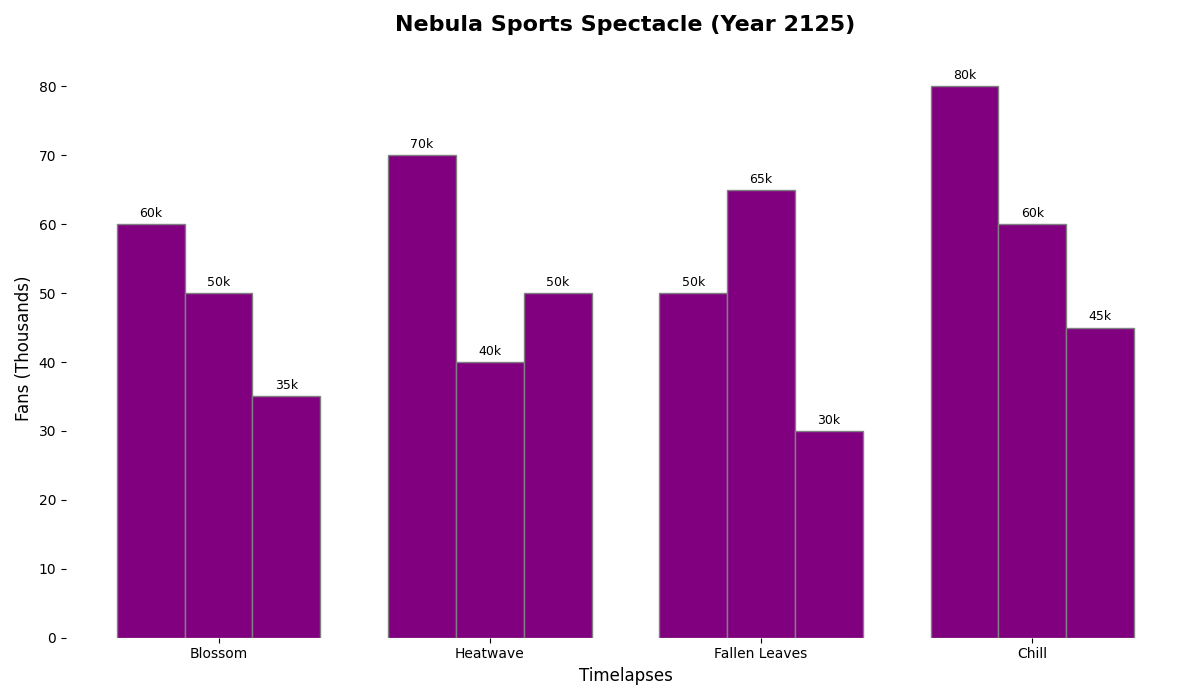

This figure's Python source:
import matplotlib.pyplot as plt
import numpy as np

seasons = ["Blossom", "Heatwave", "Fallen Leaves", "Chill"]
drone_racing = [60, 70, 50, 80]  # Altered order
robot_wrestling = [50, 40, 65, 60]  # Altered order
ai_chess = [35, 50, 30, 45]  # Altered order

fig, ax = plt.subplots(figsize=(12, 7))

bar_width = 0.25
x = np.arange(len(seasons))
br1 = x
br2 = [i + bar_width for i in br1]
br3 = [i + bar_width for i in br2]

single_color = 'purple'
ax.bar(br1, drone_racing, color=single_color, width=bar_width, edgecolor='grey')
ax.bar(br2, robot_wrestling, color=single_color, width=bar_width, edgecolor='grey')
ax.bar(br3, ai_chess, color=single_color, width=bar_width, edgecolor='grey')

ax.set_title('Nebula Sports Spectacle (Year 2125)', fontsize=16, fontweight='bold', pad=20)
ax.set_xlabel('Timelapses', fontsize=12)
ax.set_ylabel('Fans (Thousands)', fontsize=12)
ax.set_xticks([r + bar_width for r in range(len(seasons))])
ax.set_xticklabels(seasons)

for bar, ticket_sales in zip(ax.patches, drone_racing + robot_wrestling + ai_chess):
    height = bar.get_height()
    ax.annotate(f'{ticket_sales}k',
                xy=(bar.get_x() + bar.get_width() / 2, height),
                xytext=(0, 3),
                textcoords="offset points",
                ha='center', va='bottom', fontsize=9, color='black')

ax.spines['top'].set_visible(False)
ax.spines['right'].set_visible(False)
ax.spines['left'].set_visible(False)
ax.spines['bottom'].set_visible(False)

plt.tight_layout()
plt.show()
